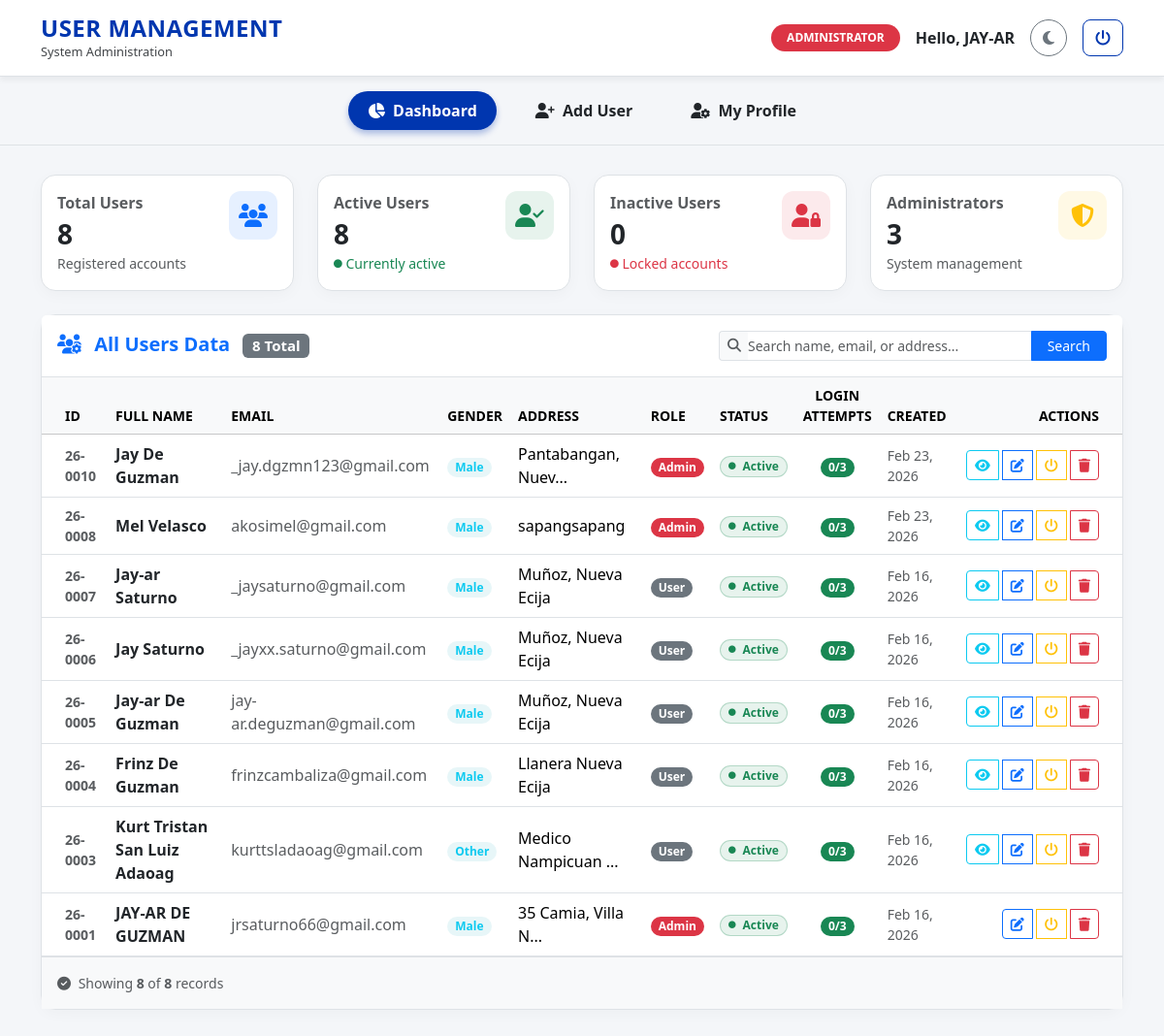
Page /admin_dashboard.php (signed in) on the committed database.
### tables this page shows
CREATE TABLE `users` (
  `id` int(11) NOT NULL,
  `first_name` varchar(150) NOT NULL,
  `last_name` varchar(150) NOT NULL,
  `email` varchar(150) NOT NULL,
  `password` varchar(150) NOT NULL,
  `gender` enum('Male','Female','Other') NOT NULL,
  `role` enum('admin','user') NOT NULL,
  `address` varchar(150) NOT NULL,
  `status` enum('active','inactive') DEFAULT 'active',
  `login_attempts` int(11) NOT NULL,
  `created_at` timestamp NOT NULL DEFAULT current_timestamp()
);

### admin_dashboard.php (the view, shortened to what the rows shown need)
<?php
require 'includes/User.php';
$database = new Database();
$db = $database->getConnection();
$userObj = new User($db);
$search = "";
$records_per_page = 10;
$page = isset($_GET['page']) && is_numeric($_GET['page']) ? (int)$_GET['page'] : 1;
$offset = ($page - 1) * $records_per_page;
$users = $userObj->getUsers($search, $records_per_page, $offset);
?>
<!DOCTYPE html>
<html lang="en">
<head>
    <link rel="stylesheet" href="https://cdn.jsdelivr.net/npm/bootstrap@5.3.8/dist/css/bootstrap.min.css">
    <link rel="stylesheet" href="https://cdnjs.cloudflare.com/ajax/libs/font-awesome/6.5.0/css/all.min.css">
    <link rel="stylesheet" href="assets/dashboard.css">
</head>
<body>
    <div class="container pb-5">
        <div class="card stat-card">
            <div class="card-body p-0">
                <div class="table-responsive">
                    <table class="table table-hover mb-0 align-middle border-top">
                        <thead class="table-light text-muted small">
                            <tr>
                                <th class="ps-4 fw-semibold">ID</th>
                                <th class="fw-semibold">FULL NAME</th>
                                <th class="fw-semibold">EMAIL</th>
                                <th class="fw-semibold">GENDER</th>
                                <th class="fw-semibold">ADDRESS</th>
                                <th class="fw-semibold">ROLE</th>
                                <th class="fw-semibold">STATUS</th>
                                <th class="fw-semibold text-center">LOGIN<br>ATTEMPTS</th>
                                <th class="fw-semibold">CREATED</th>
                                <th class="text-end pe-4 fw-semibold">ACTIONS</th>
                            </tr>
                        </thead>
                        <tbody>
                            <?php if (!empty($users) && is_array($users) && count($users) > 0): ?>
                                <?php foreach ($users as $row): ?>
                                    <?php
                                    $user_id = isset($row['id']) ? (int)$row['id'] : 0;
                                    $first_name = isset($row['first_name']) ? htmlspecialchars($row['first_name']) : '';
                                    $last_name = isset($row['last_name']) ? htmlspecialchars($row['last_name']) : '';
                                    $email = isset($row['email']) ? htmlspecialchars($row['email']) : '';
                                    $gender = isset($row['gender']) ? htmlspecialchars($row['gender']) : '-';
                                    $address = isset($row['address']) ? htmlspecialchars($row['address']) : '-';
                                    $role = isset($row['role']) ? htmlspecialchars($row['role']) : 'user';
                                    $status = isset($row['status']) ? htmlspecialchars($row['status']) : 'active';
                                    $login_attempts = isset($row['login_attempts']) ? (int)$row['login_attempts'] : 0;
                                    $created_at = isset($row['created_at']) ? $row['created_at'] : 'N/A';
                                    if ($created_at !== 'N/A') {
                                        try {
                                            $date = new DateTime($created_at);
                                            $created_at = $date->format('M d, Y');
                                        } catch (Exception $e) {
                                            $created_at = 'N/A';
                                        }
                                    }
                                    ?>
                                    <tr>
                                        <td class="ps-4 text-muted small fw-bold">26-<?php echo str_pad($user_id, 4, '0', STR_PAD_LEFT); ?></td>
                                        <td class="fw-semibold text-dark"><?php echo $first_name . ' ' . $last_name; ?></td>
                                        <td class="text-muted" title="<?php echo $email; ?>"><?php echo strlen($email) > 25 ? substr($email, 0, 22) . '...' : $email; ?></td>
                                        <td><span class="badge bg-info-soft text-info rounded-pill px-2 py-1"><?php echo ucfirst($gender); ?></span></td>
                                        <td title="<?php echo $address; ?>"><?php echo (strlen($address) > 20 && $address !== '-') ? substr($address, 0, 17) . '...' : $address; ?></td>
                                        <td>
                                            <span class="badge <?php echo $role === 'admin' ? 'badge-role-admin' : 'badge-role-user'; ?> rounded-pill px-2 py-1">
                                                <?php echo htmlspecialchars(ucfirst($role)); ?>
                                            </span>
                                        </td>
                                        <td>
                                            <?php if ($status === 'active'): ?>
                                                <span class="badge bg-success-soft rounded-pill px-2 py-1 border border-success border-opacity-25"><i class="fa-solid fa-circle fa-2xs me-1"></i> Active</span>
                                            <?php else: ?>
                                                <span class="badge bg-danger-soft rounded-pill px-2 py-1 border border-danger border-opacity-25"><i class="fa-regular fa-circle fa-2xs me-1"></i> Inactive</span>
                                            <?php endif; ?>
                                        </td>
                                        <td class="text-center">
                                            <span class="badge <?php echo ($login_attempts >= 3) ? 'bg-danger' : (($login_attempts >= 2) ? 'bg-warning' : 'bg-success'); ?> rounded-pill px-2 py-1">
                                                <?php echo $login_attempts; ?>/3
                                            </span>
                                        </td>
                                        <td class="text-muted small"><?php echo htmlspecialchars($created_at); ?></td>
                                        <td class="text-end pe-4">
                                            <div class="btn-group gap-1">
                                                <?php if ($user_id != $_SESSION['user_id']): ?>
                                                    <a href="switch_account.php?impersonate=<?php echo $user_id; ?>" class="btn btn-outline-info btn-sm" title="Switch to this user's account">
                                                        <i class="fa-solid fa-eye"></i>
                                                    </a>
                                                <?php endif; ?>
                                                <a href="edit_user.php?id=<?php echo $user_id; ?>" class="btn btn-outline-primary btn-sm" title="Edit User">
                                                    <i class="fa-solid fa-pen-to-square"></i>
                                                </a>
                                                <a href="admin_dashboard.php?toggle_status_id=<?php echo $user_id; ?>&status=<?php echo htmlspecialchars($status); ?>" class="btn btn-outline-<?php echo ($status === 'active') ? 'warning' : 'success'; ?> btn-sm" title="<?php echo ($status === 'active') ? 'Deactivate Account' : 'Activate Account'; ?>">
                                                    <i class="fa-solid fa-power-off"></i>
                                                </a>
                                                <a href="admin_dashboard.php?delete_id=<?php echo $user_id; ?>" class="btn btn-outline-danger btn-sm" title="Delete User" onclick="return confirm('Are you sure you want to delete <?php echo htmlspecialchars($first_name . ' ' . $last_name); ?>? This action cannot be undone.');">
                                                    <i class="fa-solid fa-trash"></i>
                                                </a>
                                            </div>
                                        </td>
                                    </tr>
                                <?php endforeach; ?>
                            <?php else: ?>
                                <tr><td colspan="10" class="text-center py-5 text-muted"><i class="fa-regular fa-folder-open fs-2 mb-3 d-block"></i> No users found.</td></tr>
                            <?php endif; ?>
                        </tbody>
                    </table>
                </div>
            </div>
        </div>
    </div>
</body>
</html>

### rows in the picture
users: id "0010", first_name "Jay", last_name "De Guzman", email "_jay.dgzmn123@gmail.com", gender "Male", address "Pantabangan, Nuev", role "Admin", status "Active", login_attempts "0", created_at "Feb 23, 2026"
users: id "0008", first_name "Mel", last_name "Velasco", email "akosimel@gmail.com", gender "Male", address "sapangsapang", role "Admin", status "Active", login_attempts "0", created_at "Feb 23, 2026"
users: id "0007", first_name "Jay-ar", last_name "Saturno", email "_jaysaturno@gmail.com", gender "Male", address "Muñoz, Nueva Ecija", role "User", status "Active", login_attempts "0", created_at "Feb 16, 2026"
users: id "0006", first_name "Jay", last_name "Saturno", email "_jayxx.saturno@gmail.com", gender "Male", address "Muñoz, Nueva Ecija", role "User", status "Active", login_attempts "0", created_at "Feb 16, 2026"
users: id "0005", first_name "Jay-ar", last_name "De Guzman", email "jay-ar.deguzman@gmail.com", gender "Male", address "Muñoz, Nueva Ecija", role "User", status "Active", login_attempts "0", created_at "Feb 16, 2026"
users: id "0004", first_name "Frinz", last_name "De Guzman", email "frinzcambaliza@gmail.com", gender "Male", address "Llanera Nueva Ecija", role "User", status "Active", login_attempts "0", created_at "Feb 16, 2026"
users: id "0003", first_name "Kurt Tristan San Luiz", last_name "Adaoag", email "kurttsladaoag@gmail.com", gender "Other", address "Medico Nampicuan", role "User", status "Active", login_attempts "0", created_at "Feb 16, 2026"
users: id "0001", first_name "JAY-AR", last_name "DE GUZMAN", email "jrsaturno66@gmail.com", gender "Male", address "35 Camia, Villa N", role "Admin", status "Active", login_attempts "0", created_at "Feb 16, 2026"

### other values in the picture
$_SESSION['user_name'] "JAY-AR"
$total_users "8"
$active_users "8"
$inactive_users "0"
$admin_users "3"
$total_records "8"
count($users) "8"
